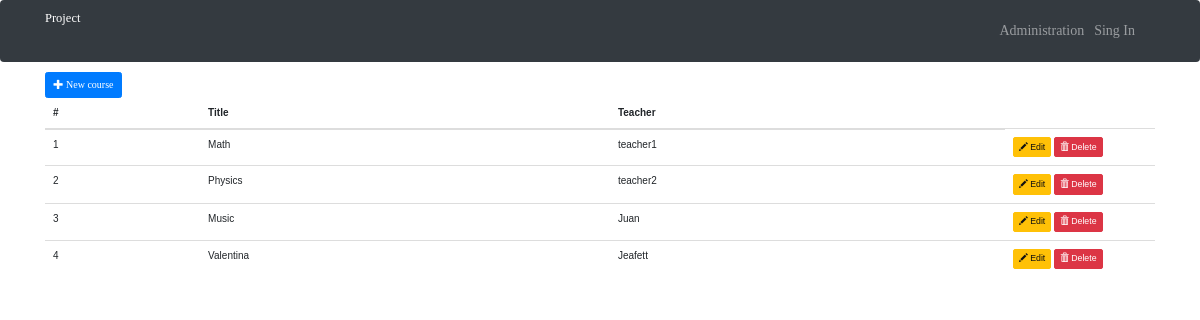
Page /courses/ on the committed database.
### courses/models.py (models this page shows, shortened)
class Course(models.Model):
    name = models.CharField(max_length=30)
    owner = models.ForeignKey(CustomUser, null=True, blank=True, on_delete=models.CASCADE)

### users/models.py (models this page shows)
class CustomUser(AbstractUser):
    first_name = models.CharField(max_length=50)
    last_name = models.CharField(max_length=50)
    telephone = models.IntegerField(null=True, blank=True)
    is_student = models.BooleanField(default=False)
    is_teacher = models.BooleanField(default=False)
    is_supervisor = models.BooleanField(default=False)

### courses/views.py (the view)
def course_list(request):
    courses = Course.objects.all()
    return render(request, 'courses/course_list.html', {'courses': courses})

### courses/templates/courses/course_list.html (shortened to what this page needs)
{% extends 'basi.html' %}
{% load static %}
{% block content %}
  <p>
    <button type="button" class="btn btn-primary js-create-course" data-url="{% url 'course_create' %}">
      <span class="glyphicon glyphicon-plus"></span>
      New course
    </button>
  </p>
  <table class="table" id="course-table">
    <thead>
      <tr>
        <th>#</th>
        <th>Title</th>
        <th>Teacher</th>
      </tr>
    </thead>
    <tbody>
      {% include 'courses/includes/partial_course_list.html' %}
    </tbody>
  </table>
{% endblock %}

### courses/templates/courses/includes/partial_course_list.html
{% for course in courses %}
  <tr>
    <td>{{ course.id }}</td>
    <td>{{ course.name }}</td>
    <td>{{ course.owner }}</td>
    <td style="width: 150px">
      <button type="button"
              class="btn btn-warning btn-sm js-update-course"
              data-url="{% url 'course_update' course.id %}">
        <span class="glyphicon glyphicon-pencil"></span> Edit
      </button>
      <button type="button"
              class="btn btn-danger btn-sm js-delete-course"
              data-url="{% url 'course_delete' course.id %}">
        <span class="glyphicon glyphicon-trash"></span> Delete
      </button>
    </td>
  </tr>
{% empty %}
  <tr>
    <td colspan="8" class="text-center bg-warning">No course</td>
  </tr>
{% endfor %}

### static/css/main.css (style rules this page uses)
* { margin: 0px; padding: 0px; box-sizing: border-box; }
body, html { height: 100%; font-family: Poppins-Regular, sans-serif; }
p { font-family: Poppins-Regular; font-size: 14px; line-height: 1.7; color: #666666; margin: 0px; }
button { outline: none !important; border: none; background: transparent; }

### rows in the picture
Course: id "1", name "Math", owner "teacher1"
Course: id "2", name "Physics", owner "teacher2"
Course: id "3", name "Music", owner "Juan"
Course: id "4", name "Valentina", owner "Jeafett"
